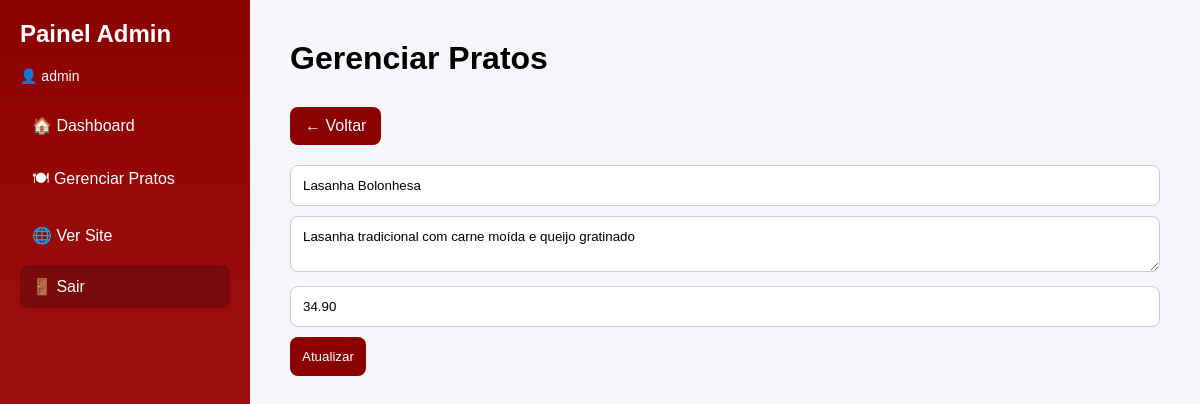
The page /admin/pratos.php?acao=editar&id=2 (signed in) on the database its author committed.
### tables this page shows
CREATE TABLE IF NOT EXISTS pratos (
    id INT AUTO_INCREMENT PRIMARY KEY,
    nome VARCHAR(100) NOT NULL,
    descricao TEXT,
    preco DECIMAL(10,2) NOT NULL,
    imagem VARCHAR(255)
);

### admin/pratos.php (the view, shortened to what this page needs)
<?php
include("../includes/conexao.php");
$acao = $_GET['acao'] ?? 'listar';
?>
<!DOCTYPE html>
<html>
<head>
    <link rel="stylesheet" href="../css/dashboard.css">
</head>
<body>
<div class="container">
<aside class="sidebar">
    <h2>Painel Admin</h2>
    <p>👤 <?= $_SESSION['admin']; ?></p>
    <nav>
        <a href="dashboard.php">🏠 Dashboard</a>
        <a href="pratos.php">🍽 Gerenciar Pratos</a>
        <a href="../index.php">🌐 Ver Site</a>
        <a href="logout.php" class="logout">🚪 Sair</a>
    </nav>
</aside>
<main class="main-content">
<h1>Gerenciar Pratos</h1>
<?php if ($acao == "novo") { ?>
    <a href="pratos.php" class="btn-novo">← Voltar</a>
    <form method="POST" class="form-admin">
        <input type="text" name="nome" placeholder="Nome do prato" required>
        <textarea name="descricao" placeholder="Descrição" required></textarea>
        <input type="number" step="0.01" name="preco" placeholder="Preço" required>
        <button type="submit">Cadastrar</button>
    </form>
<?php } elseif ($acao == "editar") {
    $stmt = $conn->prepare("SELECT * FROM pratos WHERE id = ?");
    $stmt->bind_param("i", $_GET['id']);
    $stmt->execute();
    $prato = $stmt->get_result()->fetch_assoc();
?>
    <a href="pratos.php" class="btn-novo">← Voltar</a>
    <form method="POST" class="form-admin">
        <input type="text" name="nome" value="<?= $prato['nome'] ?>" required>
        <textarea name="descricao" required><?= $prato['descricao'] ?></textarea>
        <input type="number" step="0.01" name="preco" value="<?= $prato['preco'] ?>" required>
        <button type="submit">Atualizar</button>
    </form>
<?php } ?>
</main>
</div>
</body>
</html>

### css/dashboard.css (style rules this page uses)
* { margin: 0; padding: 0; box-sizing: border-box; font-family: Arial, sans-serif; }
body { background: #f4f6f9; }
.container { display: flex; min-height: 100vh; }
.sidebar { width: 250px; background: linear-gradient(180deg, #8B0000, #B22222); color: white; padding: 20px; position: fixed; height: 100%; }
.sidebar h2 { margin-bottom: 20px; }
.sidebar p { margin-bottom: 20px; font-size: 14px; }
.sidebar nav a { display: block; color: white; text-decoration: none; padding: 12px; margin: 8px 0; border-radius: 8px; transition: 0.3s; }
.logout { margin-top: 20px; background: rgba(0, 0, 0, 0.2); }
.main-content { margin-left: 250px; padding: 40px; width: 100%; }
.main-content h1 { margin-bottom: 30px; }
.btn-novo { display: inline-block; margin-bottom: 20px; padding: 10px 15px; background: #8B0000; color: white; border-radius: 8px; text-decoration: none; }
.form-admin input, .form-admin textarea { width: 100%; padding: 12px; margin-bottom: 10px; border-radius: 8px; border: 1px solid #ccc; }
.form-admin button { padding: 12px; background: #8B0000; color: white; border: none; border-radius: 8px; cursor: pointer; }

### rows shown on the page
pratos: nome "Lasanha Bolonhesa", descricao "Lasanha tradicional com carne moída e queijo gratinado", preco "34.90"

### other values the page prints
$_SESSION['admin'] "admin"
